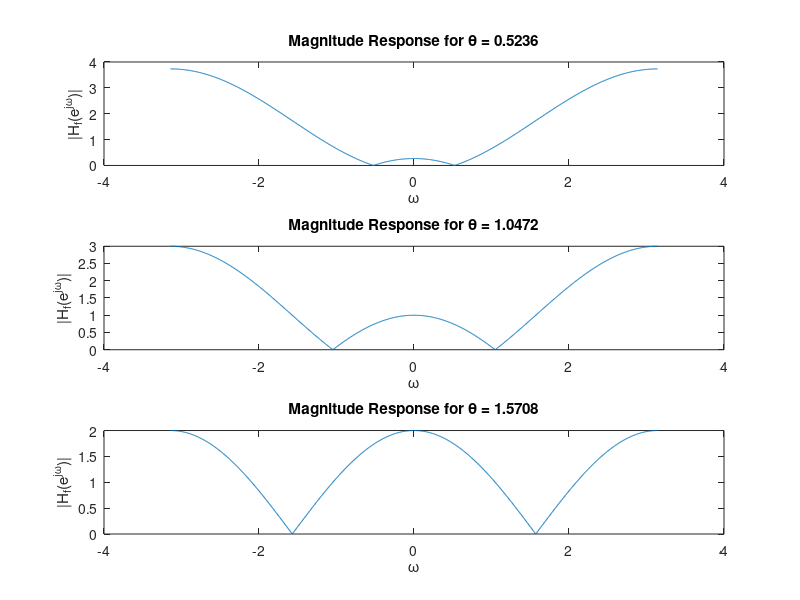
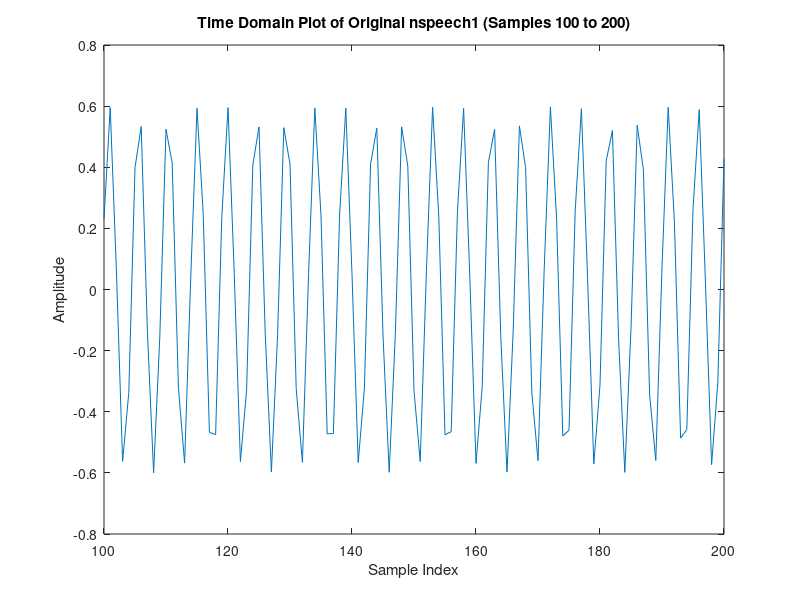

Here is the MATLAB script that generated these plots, in order: (Note: this script raises an error after producing the figures.)
% Define theta values
theta_values = [pi/6, pi/3, pi/2];
omega = linspace(-pi, pi, 1000); % Frequency range from -pi to pi

figure;
for i = 1:length(theta_values)
    theta = theta_values(i);
    
    % Calculate frequency response
    H_f = abs(1 - 2*cos(theta)*exp(-1j*omega) + exp(-1j*2*omega));
    
    % Plot each magnitude response
    subplot(3, 1, i);
    plot(omega, H_f);
    title(['Magnitude Response for \theta = ', num2str(theta)]);
    xlabel('\omega');
    ylabel('|H_f(e^{j\omega})|');
end

% Load and play the original signal
load nspeech1;  % Loads nspeech1 into the workspace
Fs = 8000;      % Assume a sampling rate of 8000 Hz (or adjust if specified)
%sound(nspeech1, Fs);

% Plot a segment of the original signal (samples 100 to 200)
figure;
plot(100:200, nspeech1(100:200));
title('Time Domain Plot of Original nspeech1 (Samples 100 to 200)');
xlabel('Sample Index');
ylabel('Amplitude');

% Compute DTFT of the segment (samples 100 to 1100) to find interference frequency
[X, w] = DTFT(nspeech1(100:1100), 1001); % 2048 points for better frequency resolution
figure;
plot(w, abs(X));
title('Magnitude of DTFT of Original Signal (Samples 100 to 1100)');
xlabel('Frequency (rad/sample)');
ylabel('|X(e^{j\omega})|');
xlim([-pi, pi]);

% Find the interference frequency (frequency with largest DTFT magnitude)
[~, Imax] = max(abs(X));
theta_peak = w(Imax); % Frequency of interference in radians
disp(theta_peak);

% Define FIR filter function with two zeros at e^(jθ) and e^(-jθ)
function y = FIRfilter(x, theta)
    h = [1, -2*cos(theta), 1];  % Impulse response coefficients
    y = conv(x, h, 'same');     % Apply filter via convolution
end

% Apply the filter to remove interference
filtered_signal = FIRfilter(nspeech1, theta_peak);
sound(filtered_signal, Fs);  % Listen to the filtered signal

% Plot a segment of the filtered signal (samples 100 to 200)
figure;
plot(100:200, filtered_signal(100:200));
title('Time Domain Plot of Filtered Signal (Samples 100 to 200)');
xlabel('Sample Index');
ylabel('Amplitude');

% Compute and plot DTFT of the filtered signal (samples 100 to 1100)
[X_filtered, w] = DTFT(filtered_signal(100:1100), 1001);
figure;
plot(w, abs(X_filtered));
title('Magnitude of DTFT of Filtered Signal (Samples 100 to 1100)');
xlabel('Frequency (rad/sample)');
ylabel('|H_f(e^{j\omega})|');
xlim([-pi, pi]);

% Observations:
% - The DTFT plot of the filtered signal should show reduced peaks at theta_peak,
%   indicating that the filter has attenuated the interference frequency.
